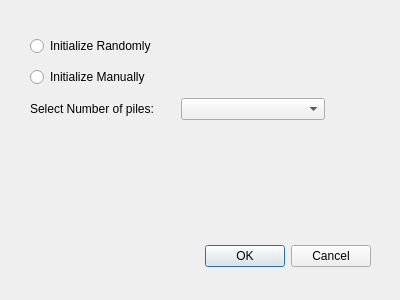
<?xml version="1.0" encoding="UTF-8"?>
<ui version="4.0">
 <class>InputDialog</class>
 <widget class="QDialog" name="InputDialog">
  <property name="geometry">
   <rect>
    <x>0</x>
    <y>0</y>
    <width>400</width>
    <height>300</height>
   </rect>
  </property>
  <property name="windowTitle">
   <string>Dialog</string>
  </property>
  <widget class="QDialogButtonBox" name="buttonBox">
   <property name="geometry">
    <rect>
     <x>30</x>
     <y>240</y>
     <width>341</width>
     <height>32</height>
    </rect>
   </property>
   <property name="orientation">
    <enum>Qt::Horizontal</enum>
   </property>
   <property name="standardButtons">
    <set>QDialogButtonBox::Cancel|QDialogButtonBox::Ok</set>
   </property>
  </widget>
  <widget class="QWidget" name="gridLayoutWidget">
   <property name="geometry">
    <rect>
     <x>30</x>
     <y>140</y>
     <width>331</width>
     <height>81</height>
    </rect>
   </property>
   <layout class="QGridLayout" name="pilesLayout"/>
  </widget>
  <widget class="QWidget" name="">
   <property name="geometry">
    <rect>
     <x>30</x>
     <y>31</y>
     <width>295</width>
     <height>96</height>
    </rect>
   </property>
   <layout class="QGridLayout" name="gridLayout">
    <item row="0" column="0">
     <widget class="QRadioButton" name="randomButton">
      <property name="text">
       <string>Initialize Randomly</string>
      </property>
     </widget>
    </item>
    <item row="1" column="0">
     <widget class="QRadioButton" name="manualButton">
      <property name="text">
       <string>Initialize Manually</string>
      </property>
     </widget>
    </item>
    <item row="2" column="0">
     <widget class="QLabel" name="label">
      <property name="text">
       <string>Select Number of piles:</string>
      </property>
     </widget>
    </item>
    <item row="2" column="1">
     <widget class="QComboBox" name="comboBox"/>
    </item>
   </layout>
  </widget>
 </widget>
 <resources/>
 <connections>
  <connection>
   <sender>buttonBox</sender>
   <signal>accepted()</signal>
   <receiver>InputDialog</receiver>
   <slot>accept()</slot>
   <hints>
    <hint type="sourcelabel">
     <x>248</x>
     <y>254</y>
    </hint>
    <hint type="destinationlabel">
     <x>157</x>
     <y>274</y>
    </hint>
   </hints>
  </connection>
  <connection>
   <sender>buttonBox</sender>
   <signal>rejected()</signal>
   <receiver>InputDialog</receiver>
   <slot>reject()</slot>
   <hints>
    <hint type="sourcelabel">
     <x>316</x>
     <y>260</y>
    </hint>
    <hint type="destinationlabel">
     <x>286</x>
     <y>274</y>
    </hint>
   </hints>
  </connection>
 </connections>
</ui>
